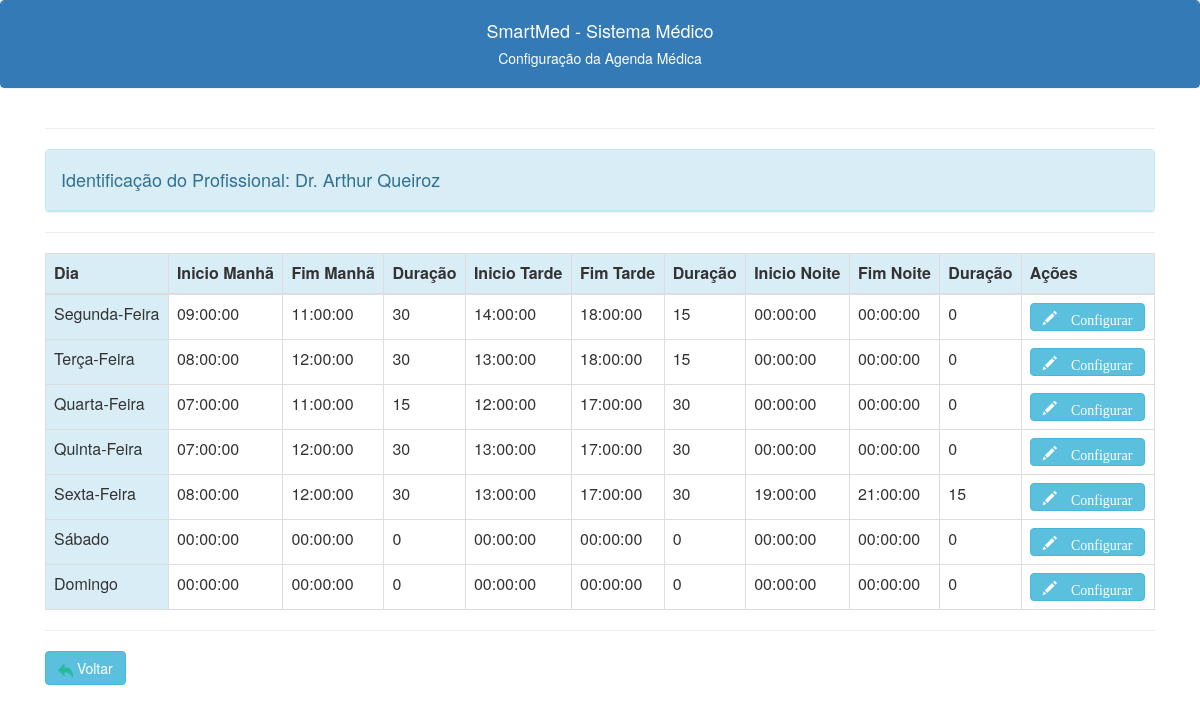
The app's page /config_agenda_criacao.php?id=1 (signed in) with its own data.
### tables this page shows
CREATE TABLE IF NOT EXISTS `profissionais` (
  `id` int NOT NULL AUTO_INCREMENT,
  `id_especialidade` int NOT NULL,
  `nome` varchar(150) NOT NULL,
  `endereco` varchar(150) DEFAULT NULL,
  `bairro` varchar(150) DEFAULT NULL,
  `cidade` varchar(150) DEFAULT NULL,
  `cep` varchar(11) DEFAULT NULL,
  `uf` char(2) DEFAULT NULL,
  `fone1` varchar(20) NOT NULL,
  `fone2` varchar(20) DEFAULT NULL,
  `email` varchar(200) DEFAULT NULL,
  `url` varchar(200) DEFAULT NULL,
  `identidade` varchar(20) DEFAULT NULL,
  `cpf` varchar(11) NOT NULL,
  `datanasc` date DEFAULT NULL,
  `sexo` char(1) DEFAULT NULL,
  `gera_agenda` char(1) NOT NULL,
  `observacao` blob,
  `crm` varchar(13) DEFAULT NULL,
  PRIMARY KEY (`id`),
  KEY `FK_profissionais_especialidades` (`id_especialidade`),
  CONSTRAINT `FK_profissionais_especialidades` FOREIGN KEY (`id_especialidade`) REFERENCES `especialidades` (`id`)
);

CREATE TABLE IF NOT EXISTS `agendaconfig` (
  `id` int NOT NULL AUTO_INCREMENT,
  `id_profissional` int NOT NULL,
  `dia` int NOT NULL,
  `inicio1` time DEFAULT NULL,
  `fim1` time DEFAULT NULL,
  `duracao1` int DEFAULT NULL,
  `inicio2` time DEFAULT NULL,
  `fim2` time DEFAULT NULL,
  `duracao2` int DEFAULT NULL,
  `inicio3` time DEFAULT NULL,
  `fim3` time DEFAULT NULL,
  `duracao3` int DEFAULT NULL,
  `Habilitado` char(100) DEFAULT NULL,
  PRIMARY KEY (`id`),
  KEY `FK_agendaconfig_profissionais` (`id_profissional`),
  CONSTRAINT `FK_agendaconfig_profissionais` FOREIGN KEY (`id_profissional`) REFERENCES `profissionais` (`id`)
);

### config_agenda_criacao.php (the view, shortened to what this page needs)
<?php
include("links.php");
include("conexao.php");
if ($_SERVER['REQUEST_METHOD'] == 'GET') {
    $c_id = $_GET["id"];
    $c_sql_medico = "SELECT profissionais.nome FROM profissionais where id=$c_id";
    $result_medico = $conection->query($c_sql_medico);
    $c_linha_medico = $result_medico->fetch_assoc();
    $c_sql = "SELECT COUNT(*) AS total FROM agendaconfig  where id_profissional='$c_id'";
    $result = $conection->query($c_sql);
    $c_linha = $result->fetch_assoc();
    if ($c_linha['total'] == 0) {
        $i_contador = 1;
        while ($i_contador < 8) {
            $c_contador = strval($i_contador);
            $c_sql_insere = "Insert into agendaconfig (id_profissional, dia, inicio1, inicio2, inicio3
            , fim1, fim2, fim3, duracao1, duracao2, duracao3)
            value ('$c_id', '$c_contador', '00:00', '00:00', '00:00'
            , '00:00', '00:00', '00:00', '0', '0', '0')";
            $result = $conection->query($c_sql_insere);
            $i_contador++;
            $c_sql = "select * from agendaconfig where id_profissional='$c_id'";
            $result = $conection->query($c_sql);
        }
    } else {
        $c_sql = "select * from agendaconfig where id_profissional='$c_id'";
        $result = $conection->query($c_sql);
    }
}
?>
<!DOCTYPE html>
<html lang="en">
<head>
</head>
<body>
    <div class="panel panel-primary class">
        <div class="panel-heading text-center">
            <h4>SmartMed - Sistema Médico</h4>
            <h5>Configuração da Agenda Médica<h5>
        </div>
    </div>
    <div class="container -my5">
        <hr>
        <div class="panel panel-info">
            <div class="panel-heading">
                <h4>Identificação do Profissional:<?php echo ' ' . $c_linha_medico['nome']; ?></h4>
            </div>
        </div>
        <hr>
        <table class="table display table-bordered tabconfig">
            <thead class="thead">
                <tr class="info">
                    <th scope="col">Dia</th>
                    <th scope="col">Inicio Manhã</th>
                    <th scope="col">Fim Manhã</th>
                    <th scope="col">Duração</th>
                    <th scope="col">Inicio Tarde</th>
                    <th scope="col">Fim Tarde</th>
                    <th scope="col">Duração</th>
                    <th scope="col">Inicio Noite</th>
                    <th scope="col">Fim Noite</th>
                    <th scope="col">Duração</th>
                    <th scope="col">Ações</th>
                </tr>
            </thead>
            <tbody>
                <?php
                while ($c_linha = $result->fetch_assoc()) {
                    switch ($c_linha['dia']) {
                        case "1":
                            $c_dia = 'Segunda-Feira';
                            break;
                        case "2":
                            $c_dia = 'Terça-Feira';
                            break;
                        case "3":
                            $c_dia = 'Quarta-Feira';
                            break;
                        case "4":
                            $c_dia = 'Quinta-Feira';
                            break;
                        case "5":
                            $c_dia = 'Sexta-Feira';
                            break;
                        case "6":
                            $c_dia = 'Sábado';
                            break;
                        case "7":
                            $c_dia = 'Domingo';
                            break;
                    }
                    echo "
                            <tr>
                            <td style='display:none'>$c_linha[id]</td>
                            <td class='info'>$c_dia</td>
                            <td>$c_linha[inicio1]</td>
                            <td>$c_linha[fim1]</td>
                            <td>$c_linha[duracao1]</td>
                            <td>$c_linha[inicio2]</td>
                            <td>$c_linha[fim2]</td>
                            <td>$c_linha[duracao2]</td>
                            <td>$c_linha[inicio3]</td>
                            <td>$c_linha[fim3]</td>
                            <td>$c_linha[duracao3]</td>
                            <td><button class='btn btn-info editbtn' data-toggle=modal' title='Editar Horários'><span class='glyphicon glyphicon-pencil'> Configurar
                            </span></button></td>
                            </tr>
                                ";
                }
                ?>
            </tbody>
        </table>
        <hr>
        <a class='btn btn-info' href='/smedweb/config_agenda.php'> <img src="\smedweb\images\voltar.png" alt="" width="15" height="15"> Voltar</a>
    </div>
</body>
</html>

### links.php (shortened to what this page needs)
<link rel="stylesheet" href="https://cdn.jsdelivr.net/npm/bootstrap@4.0.0/dist/css/bootstrap.min.css">
<link rel="stylesheet" href="https://maxcdn.bootstrapcdn.com/bootstrap/3.3.7/css/bootstrap.min.css">
<link href="https://nightly.datatables.net/css/jquery.dataTables.css" rel="stylesheet" type="text/css" />

### records on screen
profissionais: nome "Dr. Arthur Queiroz"
agendaconfig: dia "Segunda-Feira", inicio1 "09:00:00", fim1 "11:00:00", duracao1 "30", inicio2 "14:00:00", fim2 "18:00:00", duracao2 "15", inicio3 "00:00:00", fim3 "00:00:00", duracao3 "0"
agendaconfig: dia "Terça-Feira", inicio1 "08:00:00", fim1 "12:00:00", duracao1 "30", inicio2 "13:00:00", fim2 "18:00:00", duracao2 "15", inicio3 "00:00:00", fim3 "00:00:00", duracao3 "0"
agendaconfig: dia "Quarta-Feira", inicio1 "07:00:00", fim1 "11:00:00", duracao1 "15", inicio2 "12:00:00", fim2 "17:00:00", duracao2 "30", inicio3 "00:00:00", fim3 "00:00:00", duracao3 "0"
agendaconfig: dia "Quinta-Feira", inicio1 "07:00:00", fim1 "12:00:00", duracao1 "30", inicio2 "13:00:00", fim2 "17:00:00", duracao2 "30", inicio3 "00:00:00", fim3 "00:00:00", duracao3 "0"
agendaconfig: dia "Sexta-Feira", inicio1 "08:00:00", fim1 "12:00:00", duracao1 "30", inicio2 "13:00:00", fim2 "17:00:00", duracao2 "30", inicio3 "19:00:00", fim3 "21:00:00", duracao3 "15"
agendaconfig: dia "Sábado", inicio1 "00:00:00", fim1 "00:00:00", duracao1 "0", inicio2 "00:00:00", fim2 "00:00:00", duracao2 "0", inicio3 "00:00:00", fim3 "00:00:00", duracao3 "0"
agendaconfig: dia "Domingo", inicio1 "00:00:00", fim1 "00:00:00", duracao1 "0", inicio2 "00:00:00", fim2 "00:00:00", duracao2 "0", inicio3 "00:00:00", fim3 "00:00:00", duracao3 "0"
